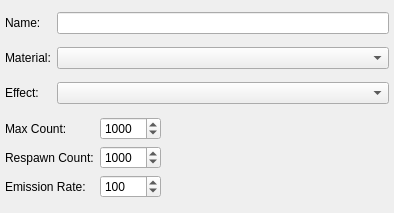
<?xml version="1.0" encoding="UTF-8"?>
<ui version="4.0">
 <class>QEmitterNodePage</class>
 <widget class="QWidget" name="QEmitterNodePage">
  <property name="geometry">
   <rect>
    <x>0</x>
    <y>0</y>
    <width>394</width>
    <height>213</height>
   </rect>
  </property>
  <property name="windowTitle">
   <string>Form</string>
  </property>
  <layout class="QGridLayout">
   <property name="margin">
    <number>5</number>
   </property>
   <item row="0" column="0">
    <widget class="QLabel" name="label">
     <property name="text">
      <string>Name:</string>
     </property>
    </widget>
   </item>
   <item row="0" column="1">
    <widget class="QLineEdit" name="m_name">
     <property name="sizePolicy">
      <sizepolicy hsizetype="Expanding" vsizetype="Fixed">
       <horstretch>0</horstretch>
       <verstretch>0</verstretch>
      </sizepolicy>
     </property>
    </widget>
   </item>
   <item row="1" column="0">
    <widget class="QLabel" name="label_6">
     <property name="text">
      <string>Material:</string>
     </property>
    </widget>
   </item>
   <item row="1" column="1">
    <widget class="MaterialComboBox" name="m_material"/>
   </item>
   <item row="2" column="0">
    <widget class="QLabel" name="label_2">
     <property name="text">
      <string>Effect:</string>
     </property>
    </widget>
   </item>
   <item row="2" column="1">
    <widget class="EffectComboBox" name="m_effect"/>
   </item>
   <item row="3" column="0" colspan="2">
    <layout class="QGridLayout">
     <item row="0" column="0">
      <widget class="QLabel" name="label_3">
       <property name="sizePolicy">
        <sizepolicy hsizetype="Fixed" vsizetype="Preferred">
         <horstretch>0</horstretch>
         <verstretch>0</verstretch>
        </sizepolicy>
       </property>
       <property name="toolTip">
        <string>&lt;html&gt;&lt;head&gt;&lt;meta name=&quot;qrichtext&quot; content=&quot;1&quot; /&gt;&lt;style type=&quot;text/css&quot;&gt;
p, li { white-space: pre-wrap; }
&lt;/style&gt;&lt;/head&gt;&lt;body style=&quot; font-family:'MS Shell Dlg 2'; font-size:8.25pt; font-weight:400; font-style:normal;&quot;&gt;
&lt;p style=&quot; margin-top:0px; margin-bottom:0px; margin-left:0px; margin-right:0px; -qt-block-indent:0; text-indent:0px;&quot;&gt;maximal number of particles&lt;/p&gt;&lt;/body&gt;&lt;/html&gt;</string>
       </property>
       <property name="text">
        <string>Max Count:</string>
       </property>
      </widget>
     </item>
     <item row="0" column="1">
      <widget class="QSpinBox" name="m_maxCount">
       <property name="toolTip">
        <string>&lt;html&gt;&lt;head&gt;&lt;meta name=&quot;qrichtext&quot; content=&quot;1&quot; /&gt;&lt;style type=&quot;text/css&quot;&gt;
p, li { white-space: pre-wrap; }
&lt;/style&gt;&lt;/head&gt;&lt;body style=&quot; font-family:'MS Shell Dlg 2'; font-size:8.25pt; font-weight:400; font-style:normal;&quot;&gt;
&lt;p style=&quot; margin-top:0px; margin-bottom:0px; margin-left:0px; margin-right:0px; -qt-block-indent:0; text-indent:0px;&quot;&gt;maximal number of particles&lt;/p&gt;&lt;/body&gt;&lt;/html&gt;</string>
       </property>
       <property name="whatsThis">
        <string>&lt;html&gt;&lt;head&gt;&lt;meta name=&quot;qrichtext&quot; content=&quot;1&quot; /&gt;&lt;style type=&quot;text/css&quot;&gt;
p, li { white-space: pre-wrap; }
&lt;/style&gt;&lt;/head&gt;&lt;body style=&quot; font-family:'MS Shell Dlg 2'; font-size:8.25pt; font-weight:400; font-style:normal;&quot;&gt;
&lt;p style=&quot; margin-top:0px; margin-bottom:0px; margin-left:0px; margin-right:0px; -qt-block-indent:0; text-indent:0px;&quot;&gt;maximal number of particles&lt;/p&gt;&lt;/body&gt;&lt;/html&gt;</string>
       </property>
       <property name="accelerated">
        <bool>true</bool>
       </property>
       <property name="maximum">
        <number>50000</number>
       </property>
       <property name="value">
        <number>1000</number>
       </property>
      </widget>
     </item>
     <item row="0" column="2">
      <spacer>
       <property name="orientation">
        <enum>Qt::Horizontal</enum>
       </property>
       <property name="sizeHint" stdset="0">
        <size>
         <width>230</width>
         <height>20</height>
        </size>
       </property>
      </spacer>
     </item>
     <item row="1" column="0">
      <widget class="QLabel" name="label_4">
       <property name="sizePolicy">
        <sizepolicy hsizetype="Fixed" vsizetype="Preferred">
         <horstretch>0</horstretch>
         <verstretch>0</verstretch>
        </sizepolicy>
       </property>
       <property name="toolTip">
        <string>&lt;html&gt;&lt;head&gt;&lt;meta name=&quot;qrichtext&quot; content=&quot;1&quot; /&gt;&lt;style type=&quot;text/css&quot;&gt;
p, li { white-space: pre-wrap; }
&lt;/style&gt;&lt;/head&gt;&lt;body style=&quot; font-family:'MS Shell Dlg 2'; font-size:8.25pt; font-weight:400; font-style:normal;&quot;&gt;
&lt;p style=&quot; margin-top:0px; margin-bottom:0px; margin-left:0px; margin-right:0px; -qt-block-indent:0; text-indent:0px;&quot;&gt;number of times a particle is reborn (-1 for inifinite)&lt;/p&gt;&lt;/body&gt;&lt;/html&gt;</string>
       </property>
       <property name="text">
        <string>Respawn Count:</string>
       </property>
      </widget>
     </item>
     <item row="1" column="1">
      <widget class="QSpinBox" name="m_respawnCount">
       <property name="toolTip">
        <string>&lt;html&gt;&lt;head&gt;&lt;meta name=&quot;qrichtext&quot; content=&quot;1&quot; /&gt;&lt;style type=&quot;text/css&quot;&gt;
p, li { white-space: pre-wrap; }
&lt;/style&gt;&lt;/head&gt;&lt;body style=&quot; font-family:'MS Shell Dlg 2'; font-size:8.25pt; font-weight:400; font-style:normal;&quot;&gt;
&lt;p style=&quot;-qt-paragraph-type:empty; margin-top:0px; margin-bottom:0px; margin-left:0px; margin-right:0px; -qt-block-indent:0; text-indent:0px; font-size:8pt;&quot;&gt;&lt;/p&gt;&lt;/body&gt;&lt;/html&gt;</string>
       </property>
       <property name="whatsThis">
        <string>&lt;html&gt;&lt;head&gt;&lt;meta name=&quot;qrichtext&quot; content=&quot;1&quot; /&gt;&lt;style type=&quot;text/css&quot;&gt;
p, li { white-space: pre-wrap; }
&lt;/style&gt;&lt;/head&gt;&lt;body style=&quot; font-family:'MS Shell Dlg 2'; font-size:8.25pt; font-weight:400; font-style:normal;&quot;&gt;
&lt;p style=&quot; margin-top:0px; margin-bottom:0px; margin-left:0px; margin-right:0px; -qt-block-indent:0; text-indent:0px;&quot;&gt;number of times a particle is reborn (-1 for inifinite)&lt;/p&gt;&lt;/body&gt;&lt;/html&gt;</string>
       </property>
       <property name="specialValueText">
        <string>inifinite</string>
       </property>
       <property name="accelerated">
        <bool>true</bool>
       </property>
       <property name="minimum">
        <number>-1</number>
       </property>
       <property name="maximum">
        <number>50000</number>
       </property>
       <property name="value">
        <number>1000</number>
       </property>
      </widget>
     </item>
     <item row="1" column="2">
      <spacer>
       <property name="orientation">
        <enum>Qt::Horizontal</enum>
       </property>
       <property name="sizeHint" stdset="0">
        <size>
         <width>230</width>
         <height>20</height>
        </size>
       </property>
      </spacer>
     </item>
     <item row="2" column="0">
      <widget class="QLabel" name="label_5">
       <property name="sizePolicy">
        <sizepolicy hsizetype="Fixed" vsizetype="Preferred">
         <horstretch>0</horstretch>
         <verstretch>0</verstretch>
        </sizepolicy>
       </property>
       <property name="toolTip">
        <string>&lt;html&gt;&lt;head&gt;&lt;meta name=&quot;qrichtext&quot; content=&quot;1&quot; /&gt;&lt;style type=&quot;text/css&quot;&gt;
p, li { white-space: pre-wrap; }
&lt;/style&gt;&lt;/head&gt;&lt;body style=&quot; font-family:'MS Shell Dlg 2'; font-size:8.25pt; font-weight:400; font-style:normal;&quot;&gt;
&lt;p style=&quot; margin-top:0px; margin-bottom:0px; margin-left:0px; margin-right:0px; -qt-block-indent:0; text-indent:0px;&quot;&gt;maximal number of particles to be created per second &lt;/p&gt;&lt;/body&gt;&lt;/html&gt;</string>
       </property>
       <property name="text">
        <string>Emission Rate:</string>
       </property>
      </widget>
     </item>
     <item row="2" column="1">
      <widget class="QSpinBox" name="m_emissionRate">
       <property name="specialValueText">
        <string>None</string>
       </property>
       <property name="maximum">
        <number>50000</number>
       </property>
       <property name="value">
        <number>100</number>
       </property>
      </widget>
     </item>
     <item row="2" column="2">
      <spacer>
       <property name="orientation">
        <enum>Qt::Horizontal</enum>
       </property>
       <property name="sizeHint" stdset="0">
        <size>
         <width>230</width>
         <height>20</height>
        </size>
       </property>
      </spacer>
     </item>
    </layout>
   </item>
  </layout>
 </widget>
 <customwidgets>
  <customwidget>
   <class>MaterialComboBox</class>
   <extends>QComboBox</extends>
   <header location="global">SceneEditorCore/MaterialComboBox.h</header>
  </customwidget>
  <customwidget>
   <class>EffectComboBox</class>
   <extends>QComboBox</extends>
   <header location="global">SceneEditorCore/EffectComboBox.h</header>
  </customwidget>
 </customwidgets>
 <resources/>
 <connections/>
</ui>
